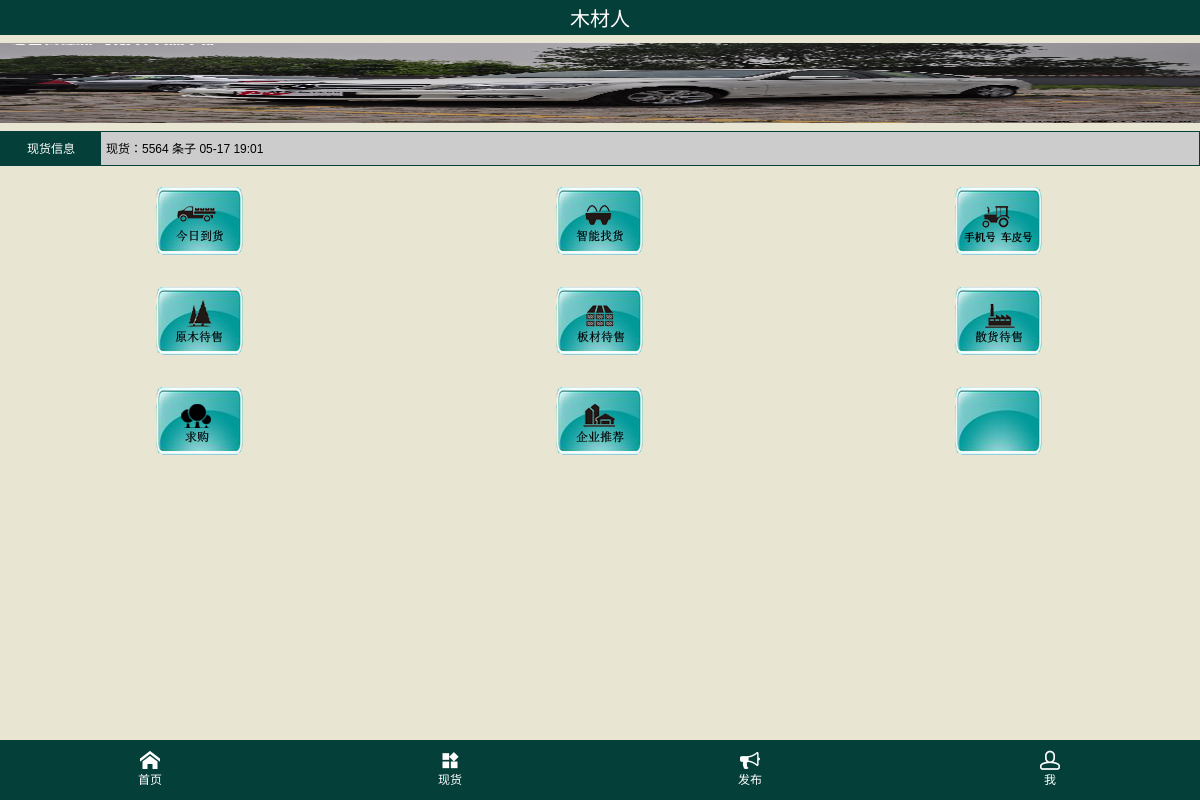
The page /mcr/home.php on the database its author committed.
### tables this page shows
CREATE TABLE `t_kind` (
  `kindid` int(11) NOT NULL auto_increment,
  `kindName` char(10) NOT NULL,
  PRIMARY KEY  (`kindid`)
);

### mcr/mcr_fns.php (called while the page is built, shortened)
<?php
function get_newarray(){
	$conn =db_connect();
	$query ="select  right(rtrim(carnum),4) as carnum,kindname, substring(updatetime,6,11) as updatetime "
	  ."from t_product p,t_kind k where p.kindid = k.kindid order by updatetime desc limit 0,5";
	$result = @$conn->query($query);
    $num_row = @$result->num_rows;
    $result = db_result_to_array($result);
   return $result;
}
?>

### mcr/db_fns.php (called while the page is built, shortened)
<?php
function db_result_to_array($result) {
   $res_array = array();
   for ($count=0; $row = $result->fetch_assoc(); $count++) {
     $res_array[$count] = $row;
   }
   return $res_array;
}
?>

### mcr/home.php (the view, shortened to what this page needs)
<!DOCTYPE html>
<html>
<head>
<link rel="stylesheet" type="text/css" href="/statics/css/yumReset.css" />
<link rel="stylesheet" type="text/css" href="/statics/css/yumPage.css" />
<link rel="stylesheet" type="text/css" href="/com/icomoon/style.css" />
<link rel="stylesheet" type="text/css" href="/com/swiper/swiper.min.css" />
</head>
<body class="home">
<nav class="navFix">
	<ul>
		<li><a href="index.php"><i class="icon-home"></i>首页</a></li>
		<li><a href="goodlist.php"><i class="icon-now-widgets"></i>现货</a></li>
		<li><a href="release.php"><i class="icon-bullhorn"></i>发布</a></li>
		<li><a href="user.php"><i class="icon-head"></i>我</a></li>
	</ul>
</nav>
<header class="header">
	<h1><a href="index.php">木材人</a></h1>
</header>
<?php
   $new_array = get_newarray();
?>
<div class="swiper-holder">
	<img src="/statics/images/swiper0.jpg" />
</div>
<div class="scroll clearfix">
	<div class="scroll-tit">现货信息</div>
	<div class="swiper-container">
		<ul class="swiper-wrapper">
		  <?php
				foreach ($new_array as $row)
				{
				  echo "<li class='swiper-slide'><p>现货：".$row['carnum']." ".$row['kindname']." ".$row['updatetime'] . " </p></li>";
				}
				?>
		</ul>
	</div>
</div>
<ul class="home-div clearfix high">
	<li><a class="home1" href="goodlist.php"></a></li>
	<li><a class="home2" href="##"></a></li>
	<li><a class="home3" href="##"></a></li>
</ul>
<ul class="home-div clearfix high">
	<li><a class="home4" href="##"></a></div></li>
	<li><a class="home5" href="##"></a></li>
	<li><a class="home6" href="##"></a></li>
</ul>
<ul class="home-div clearfix high">
	<li><a class="home7" href="##"></a></li>
	<li><a class="home8" href="##"></a></li>
	<li><a class="home9" href="##"></a></li>
</ul>
</body>
</html>

### mcr/statics/css/yumPage.css (style rules this page uses)
body { background-color: #e8e8e8; font: 12px/1.2 arial,Tahoma,SimSun,sans-serif; }
.header { width: 100%; height: 35px; line-height: 35px; background-color: #053F39; color: #fff; text-align: center; position: relative; margin-bottom: 8px; }
.header a { color: #fff; }
.header h1 { float: left; font-weight: normal; font-size: 20px; padding: 0 15px; white-space: nowrap; overflow: hidden; text-overflow: ellipsis; }
.header a:first-child { position: absolute; top: 2px; left: 15px; font-size: 28px; }
.header a:last-child { position: absolute; top: 2px; right: 15px; font-size: 20px; }
.navFix { position: fixed; bottom: 0; background-color: #053F39; width: 100%; line-height: 20px; }
.navFix li { float: left; width: 25%; padding: 10px 0; text-align: center; }
.navFix a { color: #fff; }
.navFix li i { display: block; font-size: 20px; }
body { padding-bottom: 50px; }
.swiper-holder { margin-bottom: 5px; }
.swiper-holder img { width: 100%; height: 80px; }
.scroll { background-color: #ccc; width: 100%; height: 35px; line-height: 35px; text-align: center; margin-bottom: 5px; border: 1px solid #053F39; overflow: hidden; }
.scroll>* { float: left; padding: 0 5px; }
.scroll .swiper-container { height: 100%; }
.scroll .scroll-tit { width: 100px; height: 35px; background-color: #053F39; color: #fff; }
.home-div li { float: left; width: 33.3%; padding: 3px; color: #fff; text-align: center; }
.home-div li a { display: block; width: 100%; height: 100%; border-radius: 4px; }
.home-div.high li { height: 100px; line-height: 100px; }
.home1 { background: url(/statics/css/img/home1.png) no-repeat center }
.home2 { background: url(/statics/css/img/home2.png) no-repeat center }
.home3 { background: url(/statics/css/img/home3.png) no-repeat center }
.home4 { background: url(/statics/css/img/home4.png) no-repeat center }
.home5 { background: url(/statics/css/img/home5.png) no-repeat center }
.home6 { background: url(/statics/css/img/home6.png) no-repeat center }
.home7 { background: url(/statics/css/img/home7.png) no-repeat center }
.home8 { background: url(/statics/css/img/home8.png) no-repeat center }
.home9 { background: url(/statics/css/img/home9.png) no-repeat center }
.home { background-color: #e8e5d2; }

### mcr/com/icomoon/style.css (style rules this page uses)
[class^="icon-"], [class*=" icon-"] { font-family: 'icomoon'; speak: none; font-style: normal; font-weight: normal; font-variant: normal; text-transform: none; line-height: 1; -webkit-font-smoothing: antialiased; -moz-osx-font-smoothing: grayscale; }
.icon-now-widgets:before { content: "\e601"; }
.icon-head:before { content: "\e074"; }
.icon-bullhorn:before { content: "\f0a1"; }
.icon-home:before { content: "\e900"; }

### rows shown on the page
t_kind: carnum "5564", kindName "条子", updatetime "05-17 19:01"
